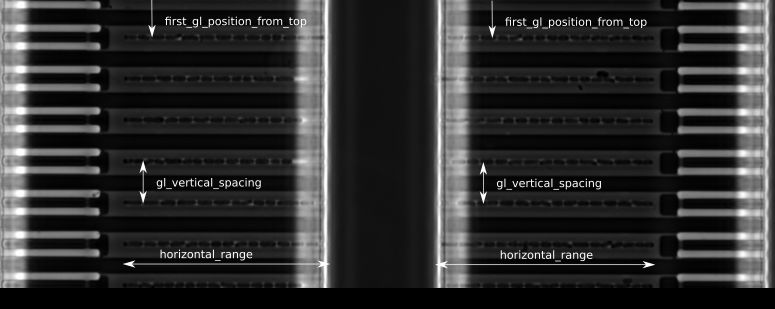
#> input picture documentation/assets/00_template_config_illustration.png, 1550 x 618 px (shown at 1/2 size)
$ python -i preprocessing.py   (imports and definitions only)   (older library calls are emulated)
#> lines starting #> are read from the running program, lines starting #| are printed output that depends on the picture
import cv2
# import mmpreprocesspy.dev_auxiliary_functions as aux
import matplotlib.pyplot as plt
import numpy as np
import skimage.transform
from mmpreprocesspy.GrowthlaneRoi import GrowthlaneRoi
from mmpreprocesspy.data_region import DataRegion
from mmpreprocesspy.roi import Roi
from mmpreprocesspy.rotated_roi import RotatedRoi
from scipy.signal import savgol_filter, find_peaks
from skimage.filters import threshold_otsu
from skimage.feature import match_template
import tifffile as tff
import numpy as np
from mmpreprocesspy.data_region import DataRegion
from mmpreprocesspy.GlDetectionTemplate import GlDetectionTemplate, GlRegion
from mmpreprocesspy.GrowthlaneRoi import GrowthlaneExitLocation


# find rotation, channel boundaries and positions for first image that is then used as reference
def get_rotated_image(image, main_channel_angle=None):
    if main_channel_angle == None:
        main_channel_angle = find_main_channel_orientation(image)

    if float(main_channel_angle).is_integer():  # if the main_channel_angle is integer, we assume a crude approximantion by the user and try to refine the angle
        if main_channel_angle != 0:
            image = skimage.transform.rotate(image, main_channel_angle,
                                             resize=True)  # rotate image angle back to 0, if needed
        # find rotation angle
        angle = find_rotation(image)
        main_channel_angle += angle
    else:
        angle = main_channel_angle  # the user specified the angle with decimals. We therefore do not refine it.

    # recalculate channel region boundary on rotated image
    image_rotated = skimage.transform.rotate(image, angle, cval=0, resize=True)
    # fig, ax = plt.subplots(nrows=2)
    # ax[0].imshow(image)
    # ax[1].imshow(image_rotated)
    # plt.show()

    return image_rotated, main_channel_angle

# [6 lines left out: function get_gl_regions, not called in this run]


import matplotlib.pyplot as plt


# [139 lines left out: functions get_gl_rois_using_template, set_gl_exit_orientation, convert_gl_exit_orientation_according_to_image_orientation, calculate_vertical_gl_centers, calculate_gl_region, rotate_rois and 2 more, not called in this run]


def refine_regions(rotated_image, region_list, roi_boundary_offset_at_mother_cell=0):
    for region in region_list:
        refine_region(rotated_image, region, roi_boundary_offset_at_mother_cell=roi_boundary_offset_at_mother_cell)


# [171 lines left out: functions refine_region, extend_region_at_mothercell, get_growthlane_periodicity, get_index_of_intensity_maximum_closest_to_position, get_position_of_first_growthlane, get_gl_center_positions_in_growthlane_region and 3 more, not called in this run]


def find_main_channel_orientation(image):
    """ Find the orientation of the main channel.
    It distinguishes between 0 and 90 degrees, where '0' is in vertical direction
    and '90' is horizontal.

    :param image:
    :return:
    """
    fourier_ratio = calculate_fourier_ratio(image)

    rotated_image = skimage.transform.rotate(image, 90, cval=0)
    fourier_ratio_rotated = calculate_fourier_ratio(rotated_image)

    diff = np.max(fourier_ratio) - np.min(fourier_ratio)
    diff_rotated = np.max(fourier_ratio_rotated) - np.min(fourier_ratio_rotated)

    if diff > diff_rotated:
        return 0
    else:
        return 90


def find_rotation(image):
    """ Find the rotation of the image region containing the GLs.
    The rotation is determined using the 2D spectrum and find the direction along this spectrum, where the sum
    of the spectrum is maximal.

    :param image:
    :return: Returns the angle of the GL ROI-region
    """
    tofft = image
    tofft = np.pad(tofft, ((0, 0), (tofft.shape[0] - tofft.shape[1], 0)), mode='constant', constant_values=0)

    f0 = np.fft.fftshift(np.abs(np.fft.fft2(tofft)))
    allproj = []

    angles = list(np.arange(-10, 10, 0.1))
    for i in angles:
        basicim = skimage.transform.rotate(f0, i, cval=0)

        allproj.append(np.max(np.sum(basicim, axis=0)))

    angle = angles[np.argmax(allproj)]
    return angle


# [80 lines left out: functions find_channel_regions, find_plateaus, is_debugging, filter_date_regions_by_width, get_regions_from_mask, not called in this run]


def calculate_fourier_ratio(image):
    """Calculates the ratio between highest and second-highest value of the absolute FFT of 'image'
    along the vertical dimension.
    """
    fourier_ratio = []
    for i in range(image.shape[1]):
        fourier_col = np.fft.fftshift(np.abs(np.fft.fft(image[:, i])))
        fourier_col[np.argmax(fourier_col) - 20:np.argmax(fourier_col)] = 0
        fourier_col[np.argmax(fourier_col) + 1:np.argmax(fourier_col) + 20] = 0

        # fourier_col = np.fft.fftshift(np.abs(np.fft.fft(skimage.transform.rotate(image,-5,cval=0)[:,1000])))
        fourier_sort = np.sort(fourier_col)
        fourier_ratio.append(fourier_sort[-2] / fourier_sort[-1])
    fourier_ratio = np.array(fourier_ratio)
    return fourier_ratio


# [45 lines left out: functions fft_align, get_growthlane_rois, get_roi, not called in this run]


def get_translation_matrix(horizontal_shift, vertical_shift):
    return np.float32([[1, 0, horizontal_shift], [0, 1, vertical_shift]])


def get_rotation_matrix(rotation_angle, rotation_center):
    return cv2.getRotationMatrix2D(rotation_center, rotation_angle, 1)

>>> import cv2
>>> picture = cv2.imread('../../documentation/assets/00_template_config_illustration.png')
#> picture is the input picture: shape (618, 1550, 3); min 0, max 255, mean 46.6
>>> result = get_rotated_image(picture)
#> after the loop in calculate_fourier_ratio, `for i in range(image.shape[1]):`: fourier_ratio = 1550 items, first 6: [nan, nan, 0.993], [nan, nan, 0.969], [nan, nan, 0.994], [nan, nan, 0.983], [nan, nan, 0.988], [nan, nan, 1.01]
#> in calculate_fourier_ratio, `fourier_ratio = np.array(fourier_ratio)`: fourier_ratio = 1550 rows, first 8: [nan, nan, 0.993], [nan, nan, 0.969], [nan, nan, 0.994], [nan, nan, 0.983], [nan, nan, 0.988], [nan, nan, 1.01], [nan, nan, 1.01], [nan, nan, 0.98]
#> in find_main_channel_orientation, `rotated_image = skimage.transform.rotate(image, 90, cval=0)`:
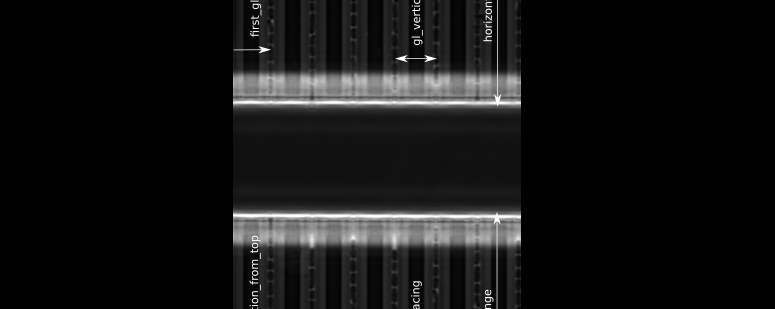
#> rotated_image: shape (618, 1550, 3) float64 (shown at 1/2 size); min 0, max 1, mean 0.0769
#> in calculate_fourier_ratio (call 2), `fourier_ratio = np.array(fourier_ratio)`: fourier_ratio = 1550 rows, first 8: [nan, nan, nan], [nan, nan, nan], [nan, nan, nan], [nan, nan, nan], [nan, nan, nan], [nan, nan, nan], [nan, nan, nan], [nan, nan, nan]
#> in find_main_channel_orientation, `fourier_ratio_rotated = calculate_fourier_ratio(rotated_image)`: fourier_ratio_rotated has the same summary as fourier_ratio in calculate_fourier_ratio
#> in find_main_channel_orientation, `diff = np.max(fourier_ratio) - np.min(fourier_ratio)`: diff = nan
#> in get_rotated_image, `main_channel_angle = find_main_channel_orientation(image)`: main_channel_angle = 90
#> in get_rotated_image, `image = skimage.transform.rotate(image, main_channel_angle, resize=True)`:
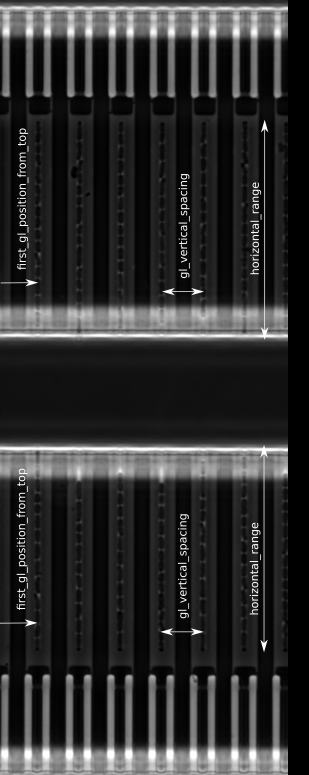
#> image: shape (1550, 618, 3) float64 (shown at 1/2 size); min 0, max 1, mean 0.183
#> (the run stopped early here; a loop or call above may not have finished)
